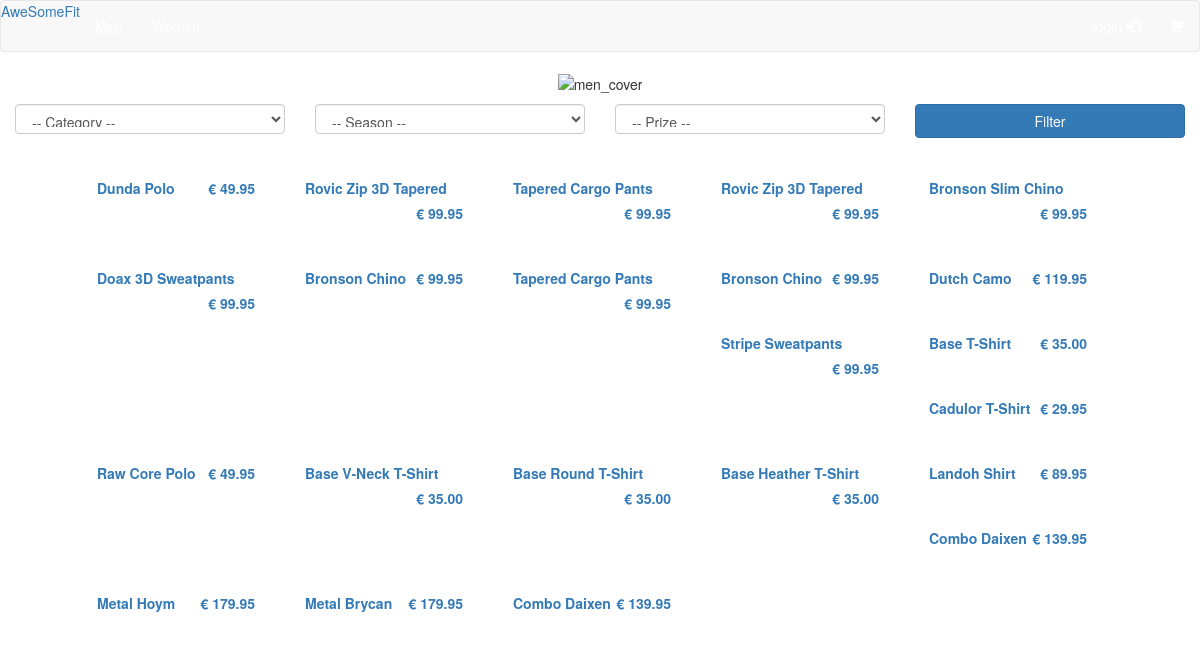
Page /index.php/browse/openmen on the committed database.
### tables this page shows
CREATE TABLE `product` (
  `product_id` int(11) NOT NULL,
  `product_name` varchar(45) NOT NULL,
  `product_description` varchar(160) NOT NULL,
  `product_gender` enum('man','woman','unisex') NOT NULL,
  `product_price` float(5,2) NOT NULL,
  `product_type` enum('T-Shirt','Pants','Skirt','Shirt','Eyewear') NOT NULL,
  `product_season` enum('SS','FW','ND') NOT NULL
);

### application/controllers/Browse.php (called while the page is built, shortened)
<?php
class Browse extends CI_Controller {
	public function __construct() {
        $this->load->helper('url_helper');
        $this->load->helper('url');
        $this->load->model('products_model');
        $this->load->library('session');
    }
	public function openmen() {
        $data['allproducts'] = $this->products_model->get_men_types();
        $data['products'] = $this->products_model->get_products_men();
		$this->load->view('men', $data);
	}
}

### index.php (called while the page is built, shortened)
<?php
require_once BASEPATH.'core/CodeIgniter.php';

### application/models/Products_model.php (called while the page is built, shortened)
<?php
class Products_model extends CI_Model {
    public function get_men_types() {
        $this->db->group_by('product_type');
        $query = $this->db->get_where('product', "(product_gender = 'man' OR product_gender = 'unisex')");
        return $query->result_array();
    }
        public function get_products_men() {
            $query = $this->db->get_where('product', "(product_gender = 'man' OR product_gender = 'unisex')");
            return $query->result_array();
        }
}

### application/views/men.php (the view, shortened to what this page needs)
<!DOCTYPE html>
<html>
<head>
    <link rel="stylesheet" href="https://maxcdn.bootstrapcdn.com/bootstrap/3.3.7/css/bootstrap.min.css">
    <link rel="stylesheet" href="<?php echo base_url(); ?>assets/css/global.css">
</head>
<body>
    <nav class="navbar navbar-default" role="navigation">
  <div class="navbar-header">
    <a class="navbar-ASF" href="<?php echo base_url(); ?>home">AweSomeFit</a>
  </div>
  <div class="navbar-collapse collapse">
    <ul class="nav navbar-nav navbar-left">
        <li><a href="<?php echo base_url(); ?>browse/openmen" style="color: #FFFFFF;" onmouseover="this.style.color='#AAAAAA'" onmouseout="this.style.color='#FFFFFF'"><u>Men</u></a></li>
        <li><a href="<?php echo base_url(); ?>browse/openwomen" style="color: #FFFFFF;" onmouseover="this.style.color='#AAAAAA'" onmouseout="this.style.color='#FFFFFF'">Women</a></li>
    </ul>
    <ul class="nav navbar-nav navbar-right">
     <?php if(isset($_SESSION["user_id"])) {
        echo "<li><a href=\"".base_url()."profile/open_profile\" style=\"color: #FFFFFF;\" onmouseover=\"this.style.color='#AAAAAA'\" onmouseout=\"this.style.color='#FFFFFF'\"><i class=\"glyphicon glyphicon-user\"></i>  Profile</a></li>";
    }
      else {
        echo "<li><a href=\"".base_url()."login\" style=\"color: #FFFFFF;\" onmouseover=\"this.style.color='#AAAAAA'\" onmouseout=\"this.style.color='#FFFFFF'\">login  <i class=\"glyphicon glyphicon-log-in\"></i></a></li>";
      }
    ?>
      <li><a href="<?php echo base_url(); ?>cart/open_cart" style="color: #FFFFFF;" onmouseover="this.style.color='#AAAAAA'" onmouseout="this.style.color='#FFFFFF'"><i class="glyphicon glyphicon-shopping-cart"></i></a></li>
    </ul>
  </div>
</nav>
    <div class="col-xs-12 col-sm-12 col-md-12 col-lg-12" align="center" style="margin-bottom: 10px;">
        <img src="<?php echo base_url(); ?>assets/img/Men.png" style="width: 100%;" alt="men_cover">
    </div>
    <div class="row" style="margin-left: auto; margin-right: auto; margin-bottom: 10px;">
        <form action="<?php echo base_url(); ?>browse/filtermen"  method="POST">
         <div class="col-xs-12 col-sm-12 col-md-3 col-lg-3">
            <select class="form-control" name="type" style="width: 100%; height: 30px;">
                <option selected>-- Category --</option>
            </select>
        </div>
        <div class="col-xs-12 col-sm-12 col-md-3 col-lg-3">
            <select class="form-control" name="season" style="width: 100%; height: 30px;">
                <option selected>-- Season --</option>
            </select>
        </div>
        <div class="col-xs-12 col-sm-12 col-md-3 col-lg-3">
            <select class="form-control" name="price" style="width: 100%; height: 30px;">
                <option selected>-- Prize --</option>
            </select>
        </div>
        <div class="col-xs-12 col-sm-12 col-md-3 col-lg-3">
            <button type="submit" class="btn btn-primary" style="width: 100%;">Filter</button>
        </div>
    </form>
</div>
<div class="row" style="margin-left: 6%; margin-right: auto;">
    <?php foreach ($products as $product_item): ?>
       <a href = "<?php echo base_url(); ?>browse/visualize/<?php echo $product_item['product_id']; ?>">
        <div class="col-xs-12 col-sm-12 col-md-2 col-lg-2" style="margin: 10px;">
           <img src="<?php echo base_url(); ?>assets/img/products/<?php echo $product_item['product_id']; ?>.png" style="width: 100%;" alt=""><br>
            <label><?php echo $product_item['product_name']; ?></label>
            <label style="float: right;">€ <?php echo $product_item['product_price']; ?></label>
        </div>
    </a>
    <?php endforeach; ?>
    </div>
</body>
</html>

### rows in the picture
product: product_name "Dunda Polo", product_price "49.95"
product: product_name "Rovic Zip 3D Tapered", product_price "99.95"
product: product_name "Tapered Cargo Pants", product_price "99.95"
product: product_name "Rovic Zip 3D Tapered", product_price "99.95"
product: product_name "Bronson Slim Chino", product_price "99.95"
product: product_name "Doax 3D Sweatpants", product_price "99.95"
product: product_name "Bronson Chino", product_price "99.95"
product: product_name "Tapered Cargo Pants", product_price "99.95"
product: product_name "Bronson Chino", product_price "99.95"
product: product_name "Dutch Camo", product_price "119.95"
product: product_name "Stripe Sweatpants", product_price "99.95"
product: product_name "Base T-Shirt", product_price "35.00"
product: product_name "Cadulor T-Shirt", product_price "29.95"
product: product_name "Raw Core Polo", product_price "49.95"
product: product_name "Base V-Neck T-Shirt", product_price "35.00"
product: product_name "Base Round T-Shirt", product_price "35.00"
product: product_name "Base Heather T-Shirt", product_price "35.00"
product: product_name "Landoh Shirt", product_price "89.95"
product: product_name "Combo Daixen", product_price "139.95"
product: product_name "Metal Hoym", product_price "179.95"
product: product_name "Metal Brycan", product_price "179.95"
product: product_name "Combo Daixen", product_price "139.95"
